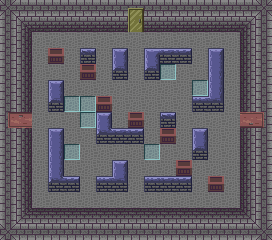

Below is a game level as drawn by its tile map, then a one-line description and the .tmx file that defines it, in full:
An orthogonal 17x15 tile map with 16x16 px tiles, 1 tile layer (base).

<map version="1.10" tiledversion="1.10.2" orientation="orthogonal" renderorder="right-down" width="17" height="15" tilewidth="16" tileheight="16" infinite="0" nextlayerid="10" nextobjectid="36">
 <editorsettings>
  <export target="level16.lua" format="lua" />
 </editorsettings>
 <properties>
  <property name="east" value="level15" />
  <property name="start" value="west" />
  <property name="west" value="level14" />
 </properties>
 <tileset firstgid="1" source="level_tiles.tsx" />
 <layer id="1" name="base" width="17" height="15">
  <data encoding="csv">
32,37,37,37,37,37,37,37,8,37,37,37,37,37,37,37,32,
38,1,2,2,2,2,2,2,16,2,2,2,2,2,2,3,38,
38,9,10,10,10,10,10,10,10,10,10,10,10,10,10,11,38,
38,9,10,26,10,31,10,7,10,4,29,30,10,7,10,11,38,
38,9,10,10,10,26,10,23,10,23,25,10,10,15,10,11,38,
38,9,10,7,10,10,10,10,10,10,10,10,25,15,10,11,38,
38,9,10,23,25,25,26,10,10,10,10,10,28,22,10,11,38,
42,43,10,10,10,25,7,10,26,10,31,10,10,10,10,34,35,
38,9,10,7,10,10,20,29,30,10,26,10,7,10,10,11,38,
38,9,10,15,25,10,10,10,10,25,10,10,23,10,10,11,38,
38,9,10,15,10,10,10,7,10,10,10,26,10,10,10,11,38,
38,9,10,20,30,10,28,22,10,28,29,30,10,26,10,11,38,
38,9,10,10,10,10,10,10,10,10,10,10,10,10,10,11,38,
38,17,18,18,18,18,18,18,18,18,18,18,18,18,18,19,38,
32,37,37,37,37,37,37,37,37,37,37,37,37,37,37,37,32
</data>
 </layer>
</map>
